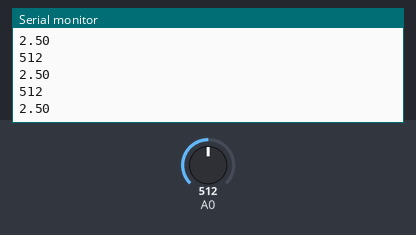
Bench run of a sketch on a simulated Arduino Uno, built with avr-gcc and run on an emulated ATmega328P. Parts: the last lines printed to the serial monitor. Inputs (shaded band) come from the test bench; at power-on: A0 = 512.

Above: at 1.2 s.
1.3 s: A0 set to 716
At 1.34 s:
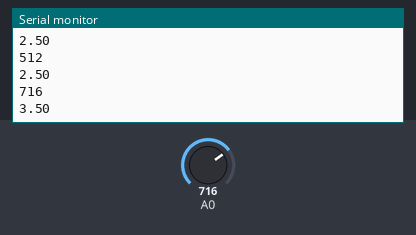
2.8 s: A0 set to 900
At 2.81 s:
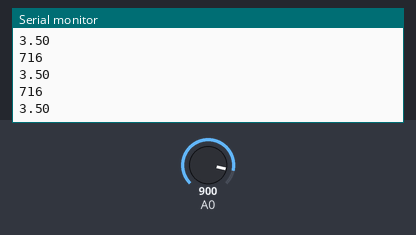
Timing chart, 0 to 5.8 s (numbered marks = the images above; inputs shaded):
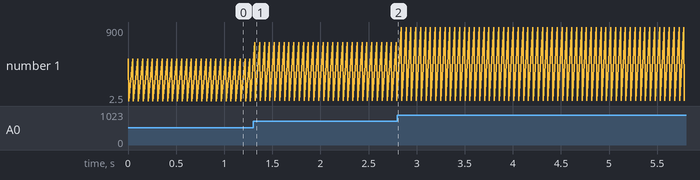

The sketch:

POTENTIOMETER.ino
```cpp
void setup() {
  Serial.begin(9600);
}

void loop() {
  int pot = analogRead(A0);
  // Serial.print("pot = ");
  Serial.println(pot);

  float volt = (pot/1023.0)*5.0;
  // Serial.print("volt = ");
  Serial.println(volt);
  delay(50);
}
```

Measured:
- after the input at 1.3 s, the serial monitor: prints a new line at once (image 1)
- plotted number 1: 2.5 → 3.5 after the input at 1.3 s, 3.5 → 4.4 after the input at 2.8 s
